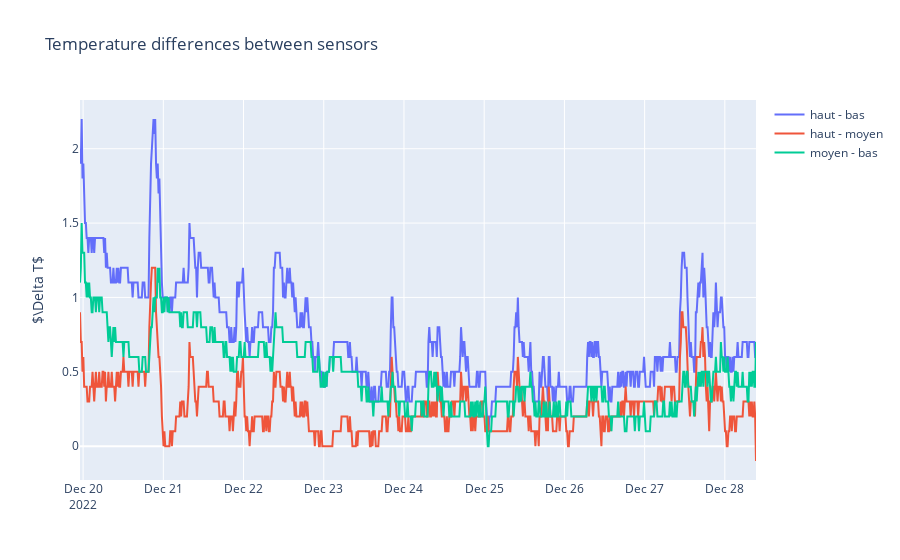

Notebook code cell kept with this figure:
### Code cell
fig = go.Figure()

for col in ["haut - bas", "haut - moyen", "moyen - bas"]:
    
    fig.add_trace(go.Scatter(x=df_p.index, y=df_p[col],
                        mode='lines',
                        name=col))
fig.update_layout(yaxis_title="$\Delta T$",
                  title="Temperature differences between sensors")
    
fig.show()

### Figure 1 — Plotly figure (JSON) as saved in the notebook; plotly's stock layout.template omitted (floating-point values rounded to 4 significant figures; data arrays with more than 128 entries replaced by an {"elided": "..."} marker saying what was removed)
{"data": [{"mode": "lines", "name": "haut - bas", "type": "scatter", "x": {"elided": "810 str values"}, "y": {"elided": "810 float values"}}, {"mode": "lines", "name": "haut - moyen", "type": "scatter", "x": {"elided": "810 str values"}, "y": {"elided": "810 float values"}}, {"mode": "lines", "name": "moyen - bas", "type": "scatter", "x": {"elided": "810 str values"}, "y": {"elided": "810 float values"}}], "layout": {"title": {"text": "Temperature differences between sensors"}, "yaxis": {"title": {"text": "$\\Delta T$"}}}}
